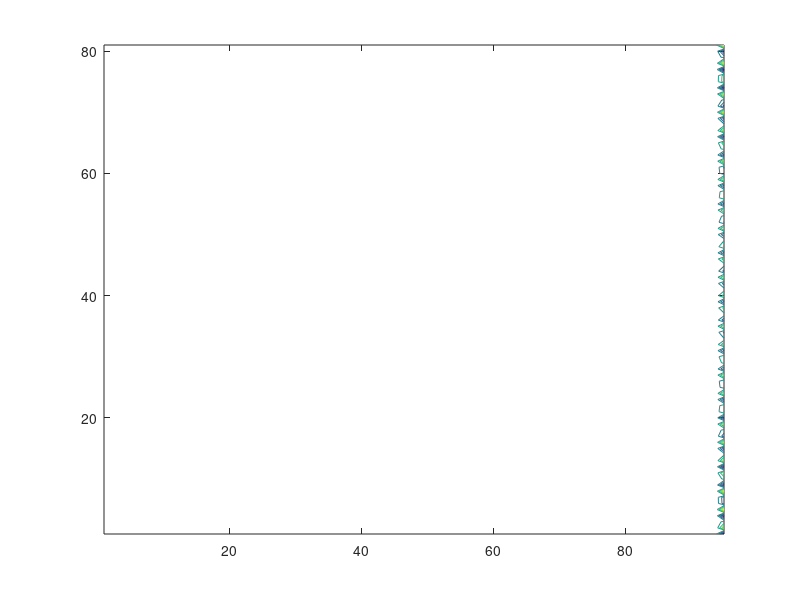

The MATLAB script that drew this image: (Note: this script raises an error after producing the figure.)
t=[]; h=[]; nm=[];
%%
a=importdata("isoP_sor.dat")'; n=length(a);%nx=30; ny=25;
% t=[t,a((n+1)/2,(n+1)/2)]
% h=[h,1.5/(n+1)]
% nm=[nm,norm(a,"fro")*1.5/(n+1)]
contour(a)
%%
(nm(end-1)-nm(end-2))/((nm(end)-nm(end-1)))
%%
q0=-4.58566070e-01;
q1=-4.56434309e-01
q2=-4.55836892e-01
q3=-4.55676645e-01
% q4=-4.55582261e-01
(q1-q0)/(q2-q1)
(q2-q1)/(q3-q2)
% (q3-q2)/(q4-q3)
% plot([q1,q2,q3,q4])

%% analytical sol
close all;
figure("Position",[100,100,1200,600])
l=1.25;
L=1.5;

b0=1/2*l/L;
bn=@(k)2/l/sinh(k*pi)*l^2/k/k/pi/pi*(-1+(-1)^k);

% nx=5; ny=4;
nx=23; ny=19;
% nx=47; ny=39;
% nx=95; ny=79;
[x,y]=meshgrid(linspace(0,L,nx+2),linspace(0,l,ny+2));
% x=1.25;
% y=x;
T=b0*x;
nmodes=5;
for i=1:nmodes
    T=T+bn(i).*cos(y*i*pi/l).*sinh(i*pi/l*x);
end
subplot(1,2,1);
% contour(x,y,T,20); colorbar();
contour(x(:,2:end-1),y(:,2:end-1),T(:,2:end-1),20); colorbar();

a=importdata("isoP_sor.dat")'; n=length(a);%nx=30; ny=25;
% t=[t,a((n+1)/2,(n+1)/2)]
% h=[h,1.5/(n+1)]
% nm=[nm,norm(a,"fro")*1.5/(n+1)]
subplot(1,2,2)
% contour(x(:,2:end-1),y(:,2:end-1),a,20); colorbar();
close all;
% mesh(T(:,2:end-1)-a)
% mesh(t1-T)
mesh(T)

%% etu
a=importdata("isoP_sor.dat");
x=reshape(a(:,1),[97,81])
y=reshape(a(:,2),[97,81])
t2=reshape(a(:,3),[97,81])
mesh(x,y,t2)

T=b0*x;
nmodes=50;
for i=1:nmodes
    T=T+bn(i).*cos(y*i*pi/l).*sinh(i*pi/L*x);
end
mesh(x,y,T-t2)